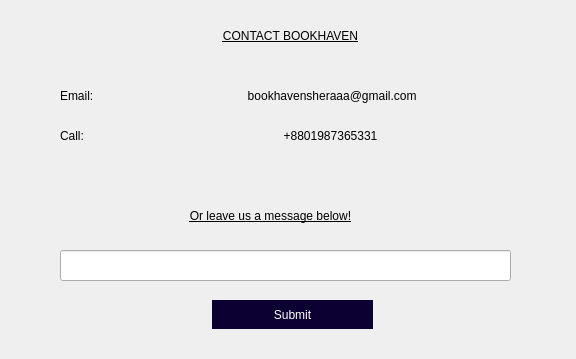
<?xml version="1.0" encoding="UTF-8"?>
<ui version="4.0">
 <class>contactUs</class>
 <widget class="QDialog" name="contactUs">
  <property name="geometry">
   <rect>
    <x>0</x>
    <y>0</y>
    <width>576</width>
    <height>359</height>
   </rect>
  </property>
  <property name="windowTitle">
   <string>Dialog</string>
  </property>
  <widget class="QLabel" name="label">
   <property name="geometry">
    <rect>
     <x>120</x>
     <y>80</y>
     <width>421</width>
     <height>31</height>
    </rect>
   </property>
   <property name="styleSheet">
    <string notr="true">font: 15pt &quot;Lato&quot;;
color: rgb(0, 0, 0);</string>
   </property>
   <property name="text">
    <string> bookhavensheraaa@gmail.com</string>
   </property>
   <property name="alignment">
    <set>Qt::AlignCenter</set>
   </property>
  </widget>
  <widget class="QLabel" name="label_2">
   <property name="geometry">
    <rect>
     <x>60</x>
     <y>80</y>
     <width>81</width>
     <height>31</height>
    </rect>
   </property>
   <property name="styleSheet">
    <string notr="true">font: 15pt &quot;Lato Black&quot;;
color: rgb(0, 0, 0);</string>
   </property>
   <property name="text">
    <string>Email:</string>
   </property>
  </widget>
  <widget class="QLabel" name="label_3">
   <property name="geometry">
    <rect>
     <x>60</x>
     <y>120</y>
     <width>81</width>
     <height>31</height>
    </rect>
   </property>
   <property name="styleSheet">
    <string notr="true">font: 15pt &quot;Lato Black&quot;;
color: rgb(0, 0, 0);</string>
   </property>
   <property name="text">
    <string>Call:</string>
   </property>
  </widget>
  <widget class="QLabel" name="label_4">
   <property name="geometry">
    <rect>
     <x>120</x>
     <y>120</y>
     <width>421</width>
     <height>31</height>
    </rect>
   </property>
   <property name="styleSheet">
    <string notr="true">font: 15pt &quot;Lato&quot;;
color: rgb(0, 0, 0);</string>
   </property>
   <property name="text">
    <string>+8801987365331</string>
   </property>
   <property name="alignment">
    <set>Qt::AlignCenter</set>
   </property>
  </widget>
  <widget class="QLabel" name="label_5">
   <property name="geometry">
    <rect>
     <x>60</x>
     <y>200</y>
     <width>421</width>
     <height>31</height>
    </rect>
   </property>
   <property name="styleSheet">
    <string notr="true">
text-decoration: underline;
font: 15pt &quot;Lato&quot;;
color: rgb(0, 0, 0);</string>
   </property>
   <property name="text">
    <string>Or leave us a message below!</string>
   </property>
   <property name="alignment">
    <set>Qt::AlignCenter</set>
   </property>
  </widget>
  <widget class="QLineEdit" name="lineEdit">
   <property name="geometry">
    <rect>
     <x>60</x>
     <y>250</y>
     <width>451</width>
     <height>31</height>
    </rect>
   </property>
  </widget>
  <widget class="QLabel" name="label_6">
   <property name="geometry">
    <rect>
     <x>80</x>
     <y>20</y>
     <width>421</width>
     <height>31</height>
    </rect>
   </property>
   <property name="styleSheet">
    <string notr="true">
text-decoration: underline;
font: 15pt &quot;Lato Black&quot;;
color: rgb(0, 0, 0);</string>
   </property>
   <property name="text">
    <string>CONTACT BOOKHAVEN</string>
   </property>
   <property name="alignment">
    <set>Qt::AlignCenter</set>
   </property>
  </widget>
  <widget class="QPushButton" name="pushButton">
   <property name="geometry">
    <rect>
     <x>212</x>
     <y>300</y>
     <width>161</width>
     <height>29</height>
    </rect>
   </property>
   <property name="styleSheet">
    <string notr="true">QPushButton{
border-radius:15px;
padding : 0 4px;
background: #0c0033;
border -radius:10px;
color: rgb(255, 255, 255);
font: 13pt &quot;Lato&quot;;
}
QPushButton:hover:!pressed
{

background:#ababab;
}
QToolButton
{

border-radius:10px;
bacground:red;
color:red;
}

QPushButton:pressed
{
              font-size: 19px;
              transition: 0.9s; 
}</string>
   </property>
   <property name="text">
    <string>Submit</string>
   </property>
  </widget>
 </widget>
 <resources/>
 <connections/>
</ui>
